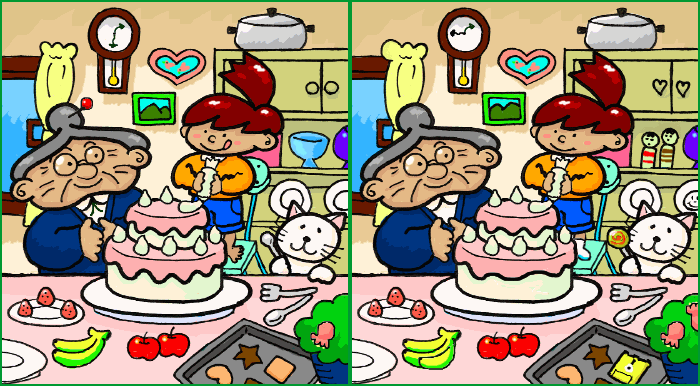
%> input picture img/Spot_the_difference.png, 700 x 386 px
$ octave hlac_main2.m   (GNU Octave 9; MATLAB toolbox functions it lacks are replaced by stand-ins)
%> lines starting %> are read from the running program, lines starting %| are printed output that depends on the picture; in (x1, y1, x2, y2) boxes, pixels count from 0 and x2, y2 are one past the last pixel; in counts of white or black regions, pixels touching at a corner belong together; the program's own positions count from 1
### my_graythresh.m
function thresh = my_graythresh(img)

    %img = im2double(img);
    img = img .* 255;

    img = reshape(img,1,[]);
    total = numel(img); % total number of pixels in the image
    %% OTSU automatic thresholding
    top = 256;
    sumB = 0;
    wB = 0;
    maximum = 0.0;

    hist_counts=hist(img, 0:top-1);

    sum1 = dot(0:top-1, hist_counts);
    for ii = 1:top
        wF = total - wB;
        if wB > 0 && wF > 0
            mF = (sum1 - sumB) / wF;
            val = wB * wF * ((sumB / wB) - mF) * ((sumB / wB) - mF);
            if ( val >= maximum )
                thresh = ii;
                maximum = val;
            end
        end
        wB = wB + hist_counts(ii);
        sumB = sumB + (ii-1) * hist_counts(ii);
    end
    thresh = thresh / top;
end

### split_into_baches.m
function batches = split_into_baches(img, nx, ny)
%SPLIT_INTO_BATCHES 画像データの分割をする(画像データimgを(ny,nx)等分に分割する)
%
% batches = split_into_baches(img, nx, ny)
%
% Parameters
% ----------
% i㎎ : vector
%   画像データ(グレースケールか2値)
% nx,ny : numeric(imgを縦にny分割、横にnx分割する)
%
%
% Returns
% -------
% batches : vector(numeric)
%   分割後の画像配列


    % 画像サイズ
    x_size = uint16(size(img,2));
    y_size = uint16(size(img,1));

    % 分割後の1つ分のサイズ
    each_x = uint16(x_size / nx) - 1;
    each_y = uint16(y_size / ny) - 1;

    % 画像サイズ再定義(半端な部分は切り捨てる)
    x_size = each_x * nx;
    y_size = each_y * ny;

    img = imresize(img, [y_size x_size]);

    % バッチの領域を確保(3次元)
    batches = zeros(each_y,each_x,(nx * ny));

    % 分割した画像をひたすら格納
    i = 1;
    for y=1:each_y:y_size
        for x=1:each_x:x_size

            x_end = (x + each_x - 1);
            y_end = (y + each_y - 1);

            c_img = img(y:y_end, x:x_end);
%             imshow(c_img);
%             pause(1)
            batches(:,:,i) = c_img;
            i = i + 1;
        end
    end


end

### extract_batchwise_hlac.m
function hlac_batches = extract_batchwise_hlac(img, hlac_filters, nx, ny)
%EXTRACT_HLAC 2値化HLAC展開用にマスク(フィルタ)と画像データの畳み込みを行う
%
% hlac_batches = extract_hlac(img,hlac_filters,nx,ny)
%
% Parameters
% ----------
% i㎎ : vector
%   画像データ
% hlac_filters : cell
%   フィルタである数値配列(3次元と仮定)
% nx,ny : numeric
%   imgを縦にny分割、横にnx分割する
%
% Returns
% -------
% hlac_batches : vector(numeric)
%   マスク(フィルタ)との一致回数
    batches = split_into_baches((img), nx, ny);
    b_size = size(batches,3); % バッチ総数
    n_filters = size(hlac_filters,2); % フィルタ総数

    result = zeros(1, n_filters);
    hlac_batches = zeros(b_size, n_filters);

    for b=1:b_size
        img = batches(:,:,b);
        for i=1:size(hlac_filters,2) %hlac_filtersの要素2 = 総フィルタ数
            filter = cell2mat(hlac_filters(:,i)); % cellから行列に変換
            feature_map = my_conv2(img, filter,'valid');
            count = sum(feature_map == sum(filter,'all'),'all'); %マスクと一致する数を集計
            result(i) = count;
        end
        hlac_batches(b,:) = result;
        result = zeros(1, n_filters);
    end

end

### vector_angle.m
function hlac_angles = vector_angle(hv1, hv2, eps)
%VECTOR_ANGLE この関数の概要をここに記述
%   詳細説明をここに記述

    if isempty(eps)
        eps = 1e-6;
    end

    hlac_angles = [];

    hv1 = (hv1 + eps) / norm(hv1 + eps);
    hv2 = (hv2 + eps) / norm(hv2 + eps);

    hlac_angles = acos(dot(hv1,hv2));

end

### hlac_main2.m
%% 2値HLACを利用した間違い探し検出コード
close all;
clc;

%% フィルタの準備(cell形式)
hlac_filters = { ...
    [0 0 0; 0 1 0; 0 0 0], ...
    [0 0 0; 0 1 1; 0 0 0], ...
    [0 0 1; 0 1 0; 0 0 0], ...
    [0 1 0; 0 1 0; 0 0 0], ...
    [1 0 0; 0 1 0; 0 0 0], ...
    [0 0 0; 1 1 1; 0 0 0], ...
    [0 0 1; 0 1 0; 1 0 0], ...
    [0 1 0; 0 1 0; 0 1 0], ...
    [1 0 0; 0 1 0; 0 0 1], ...
    [0 0 1; 1 1 0; 0 0 0], ...
    [0 1 0; 0 1 0; 1 0 0], ...
    [1 0 0; 0 1 0; 0 1 0], ...
    [0 0 0; 1 1 0; 0 0 1], ...
    [0 0 0; 0 1 1; 1 0 0], ...
    [0 0 1; 0 1 0; 0 1 0], ...
    [0 1 0; 0 1 0; 0 0 1], ...
    [1 0 0; 0 1 1; 0 0 0], ...
    [0 1 0; 1 1 0; 0 0 0], ...
    [1 0 0; 0 1 0; 1 0 0], ...
    [0 0 0; 1 1 0; 0 1 0], ...
    [0 0 0; 0 1 0; 1 0 1], ...
    [0 0 0; 0 1 1; 0 1 0], ...
    [0 0 1; 0 1 0; 0 0 1], ...
    [0 1 0; 0 1 1; 0 0 0], ...
    [1 0 1; 0 1 0; 0 0 0] ...
    };


%% 画像読み込み
% Wikipediaの'Spot_the_difference.png'はインデックス付きの画像
% カラーマップの復元が必要となる
[img,cmap] = imread('./img/Spot_the_difference.png');
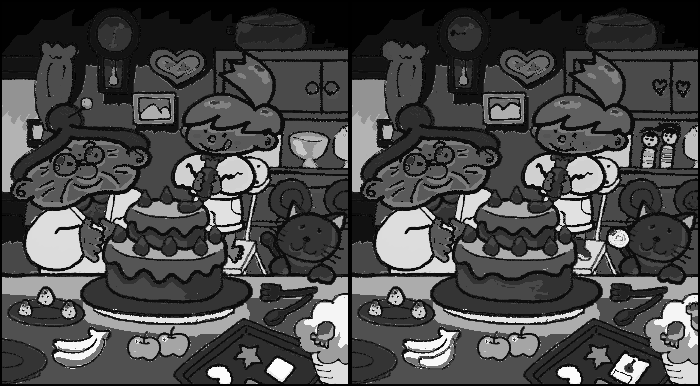
%> img: size 386x700 uint8; min 0, max 255, mean 74.2
%> cmap = 256 rows, first 12: [0 0.6 0.196; 0.875 0.769 0.537; 0.816 0.69 0.549; 0.702 0.58 0.427; 0.561 0.467 0.353; 0.439 0.408 0.306; 0.42 0.31 0.224; 0.463 0.467 0.286; 0.675 0.529 0.376; 0.565 0.557 0.333; 0.341 0.282 0.204; 0.153 0.145 0.098]
img = (ind2rgb(img, cmap)); % rgbに変換
%> img: size 386x700x3 double

%img = imread('./img/saize3.jpg');

% 浮動小数点イメージデータに変換する
img = im2double(img);

% サイズ取得
colsize = size(img,1); % 縦サイズ
%> colsize = 386
rowsize = size(img,2); % 横サイズ
%> rowsize = 700

% 画像を左右に2等分する
ref_img = img(1:colsize, 1:uint16(rowsize/2), :);
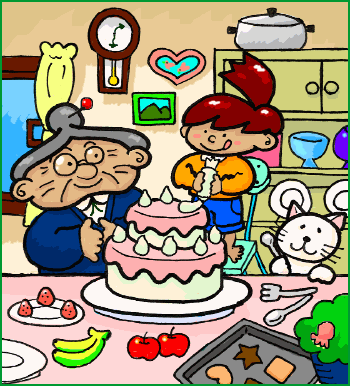
%> ref_img: size 386x350x3 double; mean R, G, B 0.626, 0.592, 0.494
tar_img = img(1:colsize, uint16(rowsize/2)+1:rowsize, :);
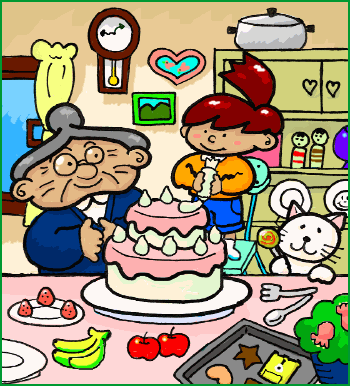
%> tar_img: size 386x350x3 double; mean R, G, B 0.63, 0.593, 0.489

% グレースケールへ
% gray = R .* 0.3 + G .* 0.59 + B .* 0.11
ref_gray = ref_img(:,:,1) .* 0.3 + ref_img(:,:,2) .* 0.59 + ref_img(:,:,3) .* 0.11;
tar_gray = tar_img(:,:,1) .* 0.3 + tar_img(:,:,2) .* 0.59 + tar_img(:,:,3) .* 0.11;
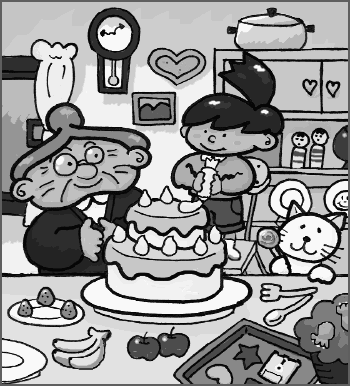
%> tar_gray: size 386x350 double; min 0.0235, max 0.977, mean 0.592; mean of the top-left, top-right, bottom-left and bottom-right quarters 0.622, 0.565, 0.621, 0.562

% 2値化する(OTSU)
gthresh = my_graythresh(ref_gray); %graythresh(ref_gray);
%> in my_graythresh, `hist_counts=hist(img, 0:top-1);`: hist_counts = 256 values, max 8525 at index 7, min 0 at index 1, mean 527.7
%> in my_graythresh, `sum1 = dot(0:top-1, hist_counts);`: sum1 = 20382673
%> the loop in my_graythresh, `for ii = 1:top` made 256 passes
%> (wF, mF, maximum, wB, sumB) on passes 8 to 19: (126575, 160.6, 2.58e+13, 8525, 51150), (126575, 160.6, 2.58e+13, 8525, 51150), (126575, 160.6, 2.58e+13, 8525, 51150), (126575, 160.6, 2.58e+13, 8525, 51150), (126575, 160.6, 2.58e+13, 8525, 51150), (126575, 160.6, 2.58e+13, 8525, 51150), (126575, 160.6, 2.58e+13, 12340, 100745), (122760, 165.2, 3.74e+13, 12340, 100745), (122760, 165.2, 3.74e+13, 12340, 100745), (122760, 165.2, 3.74e+13, 13210, 114665), (121890, 166.3, 4e+13, 13531, 120122), (121569, 166.7, 4.1e+13, 13795, 124874)
%> (wF, wB, sumB) on passes 2 to 7: (135100, 0, 0), (135100, 0, 0), (135100, 0, 0), (135100, 0, 0), (135100, 0, 0), (135100, 8525, 51150)
%> after the loop in my_graythresh, `for ii = 1:top`: mF = 249; maximum = 1.05e+14; sumB = 20382673; thresh = 126; val = 1.16e+13; wB = 135100
%> in my_graythresh, `thresh = thresh / top;`: thresh = 0.492
%> gthresh = 0.492
ref_bin = ref_gray > gthresh ;
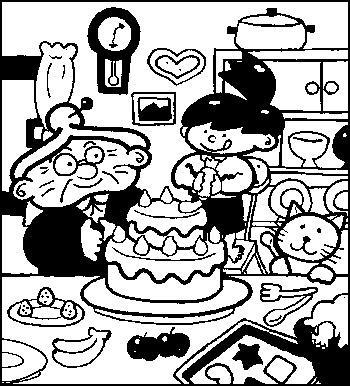
%> ref_bin: size 386x350 logical; 66.7% white; 59 black regions (28 under 20 px), largest, box (x1, y1, x2, y2) and area: (0, 0, 350, 386) 36498, (87, 7, 141, 95) 2109, (127, 327, 190, 361) 1338
tar_bin = tar_gray > gthresh ;
%> tar_bin: size 386x350 logical; 66.4% white; 69 black regions (36 under 20 px), largest, box (x1, y1, x2, y2) and area: (0, 0, 350, 386) 37060, (87, 7, 141, 95) 2109, (127, 327, 190, 361) 1338


%% HLAC特徴量を求める
nx = 20;
ny = 20;
ref_hlac = extract_batchwise_hlac(ref_bin,hlac_filters, nx, ny);
%> in split_into_baches, `img = imresize(img, [y_size x_size]);`:
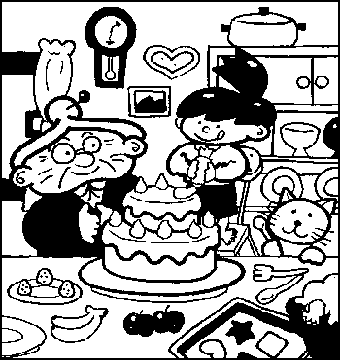
%> img: size 360x340 logical; 66.6% white; 65 black regions (34 under 20 px), largest, box (x1, y1, x2, y2) and area: (0, 0, 340, 360) 33224, (85, 7, 137, 89) 1928, (123, 305, 185, 337) 1231
%> after the loop in split_into_baches, `for y=1:each_y:y_size`: i = 401
%> after the loop in extract_batchwise_hlac, `for b=1:b_size`: result = 25 values from 0 to 0
tar_hlac = extract_batchwise_hlac(tar_bin,hlac_filters, nx, ny);
%> in split_into_baches (call 2), `img = imresize(img, [y_size x_size]);`: img: size 360x340 logical; 66.3% white; 74 black regions (42 under 20 px), largest, box (x1, y1, x2, y2) and area: (0, 0, 340, 360) 33737, (85, 7, 137, 89) 1928, (123, 305, 185, 337) 1231
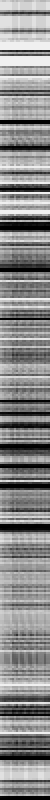
%> tar_hlac: size 400x25 double (shown 2 times larger); min 0, max 240, mean 138

% グラフ描画用パラメータの用意
ref_X = 1:size(ref_hlac, 2);
%> ref_X = 25 values from 1 to 25
ref_Y = 1:size(ref_hlac, 1);
%> ref_Y = 400 values from 1 to 400
ref_Z = ref_hlac(ref_Y,ref_X);

tar_X = 1:size(tar_hlac, 2);
%> tar_X = 25 values from 1 to 25
tar_Y = 1:size(tar_hlac, 1);
%> tar_Y = 400 values from 1 to 400
tar_Z = tar_hlac(tar_Y,tar_X);

%% 内積を求める
hlac_angles = zeros(size(ref_Y));
for i=ref_Y
    ha = vector_angle(ref_hlac(i,:), tar_hlac(i,:), 1e-6);
    hlac_angles(i) = ha;
end
%> this loop made 400 passes
%> ha on passes 2 to 4: 2.98e-08, 2.98e-08, 2.98e-08

%% 描画
tiledlayout(2,5);
nexttile
contourf(ref_X,ref_Y,ref_Z);
title('reference');

nexttile
%> (the run ends here)
